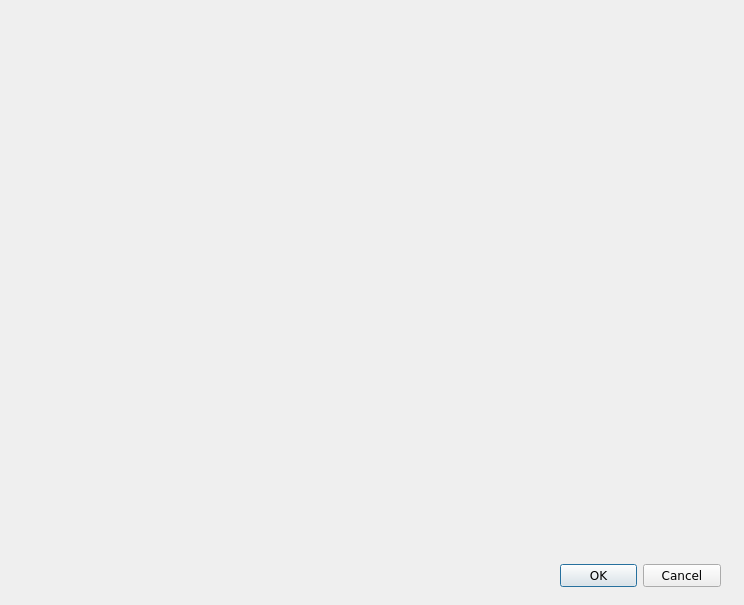
<?xml version="1.0" encoding="UTF-8"?>
<ui version="4.0">
 <class>DialogShowGraph</class>
 <widget class="QDialog" name="DialogShowGraph">
  <property name="geometry">
   <rect>
    <x>0</x>
    <y>0</y>
    <width>744</width>
    <height>605</height>
   </rect>
  </property>
  <property name="font">
   <font>
    <family>Verdana</family>
   </font>
  </property>
  <property name="windowTitle">
   <string>Dialog</string>
  </property>
  <widget class="QDialogButtonBox" name="buttonBox">
   <property name="geometry">
    <rect>
     <x>560</x>
     <y>560</y>
     <width>161</width>
     <height>32</height>
    </rect>
   </property>
   <property name="orientation">
    <enum>Qt::Horizontal</enum>
   </property>
   <property name="standardButtons">
    <set>QDialogButtonBox::Cancel|QDialogButtonBox::Ok</set>
   </property>
  </widget>
  <widget class="QCustomPlot" name="widgetShowPlot" native="true">
   <property name="geometry">
    <rect>
     <x>20</x>
     <y>20</y>
     <width>701</width>
     <height>531</height>
    </rect>
   </property>
  </widget>
 </widget>
 <customwidgets>
  <customwidget>
   <class>QCustomPlot</class>
   <extends>QWidget</extends>
   <header>qcustomplot/qcustomplot.h</header>
   <container>1</container>
  </customwidget>
 </customwidgets>
 <resources/>
 <connections>
  <connection>
   <sender>buttonBox</sender>
   <signal>accepted()</signal>
   <receiver>DialogShowGraph</receiver>
   <slot>accept()</slot>
   <hints>
    <hint type="sourcelabel">
     <x>248</x>
     <y>254</y>
    </hint>
    <hint type="destinationlabel">
     <x>157</x>
     <y>274</y>
    </hint>
   </hints>
  </connection>
  <connection>
   <sender>buttonBox</sender>
   <signal>rejected()</signal>
   <receiver>DialogShowGraph</receiver>
   <slot>reject()</slot>
   <hints>
    <hint type="sourcelabel">
     <x>316</x>
     <y>260</y>
    </hint>
    <hint type="destinationlabel">
     <x>286</x>
     <y>274</y>
    </hint>
   </hints>
  </connection>
 </connections>
</ui>
